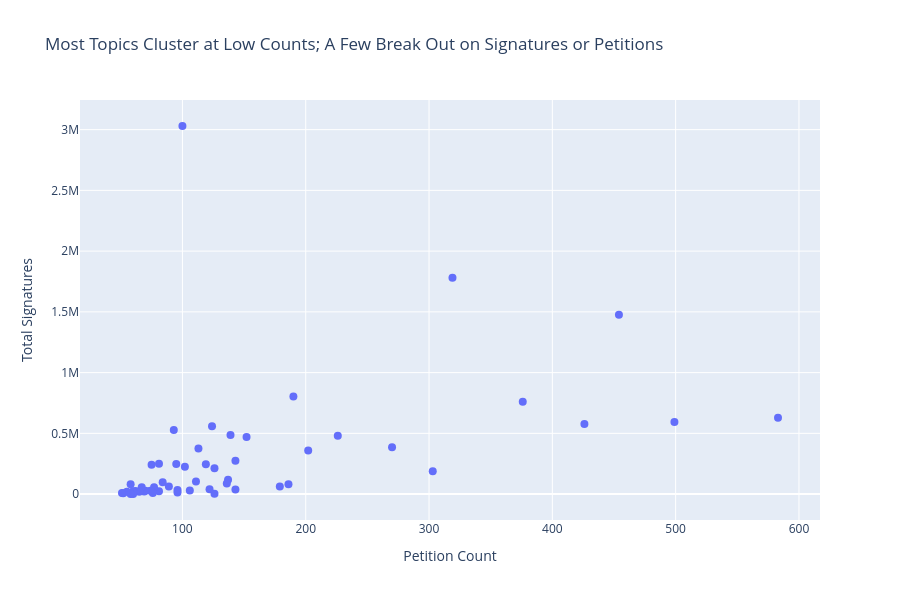

Source (notebook cell):
### Markdown cell above
Topic 46 is coherent. The petitions inside are coherent and adress knighthood as an issue. Pretty humorous actually, and its also a very small topic with only 738 total sigs. Topic 6 is a different story. It is a broad heterogenous mixture of different public safety concerns, ranging from grocery packages, waste management, consumer protection laws, and who knows what else. This topic has 186,399 total sigs, making it the 6th largest topic in our set. I think its worth keeping around for the topical analysis since it represents to much data and can be broadly categorized as 'public safety and wellbeing concerns'. It should be left alone or used but only with serious caveats in keyness analysis as the heterogeneity will make lexical findings noisy.

### Code cell
# sig count and petition count per topic
topic_stats = df[df['topic'] != -1].groupby('topic').agg(
    petition_count=('petition_id', 'count'),
    total_sigs=('signature_count', 'sum'),
    label=('topic', 'first')
).reset_index()

topic_names = topic_model.get_topic_info()[['Topic', 'Name']].rename(columns={'Topic': 'topic'})
topic_stats = topic_stats.merge(topic_names, on='topic')

fig = px.scatter(
    topic_stats, x='petition_count', y='total_sigs',
    hover_name='Name', hover_data=['topic', 'petition_count', 'total_sigs'],
    labels={'petition_count': 'Petition Count', 'total_sigs': 'Total Signatures'},
    title='Most Topics Cluster at Low Counts; A Few Break Out on Signatures or Petitions'
)
fig.update_traces(marker=dict(size=8))
fig.update_layout(width=900, height=600)
fig.show()

### Figure 1 — Plotly figure (JSON) as saved in the notebook; plotly's stock layout.template omitted (floating-point values rounded to 4 significant figures)
{"data": [{"customdata": [[0], [1], [2], [3], [4], [5], [6], [7], [8], [9], [10], [11], [12], [13], [14], [15], [16], [17], [18], [19], [20], [21], [22], [23], [24], [25], [26], [27], [28], [29], [30], [31], [32], [33], [34], [35], [36], [37], [38], [39], [40], [41], [42], [43], [44], [45], [46], [47], [48], [49], [50], [51], [52]], "hovertemplate": "<b>%{hovertext}</b><br><br>Petition Count=%{x}<br>Total Signatures=%{y}<br>topic=%{customdata[0]}<extra></extra>", "hovertext": ["0_housing_water_energy_homes", "1_abuse_victims_child_domestic", "2_dogs_animal_animals_dog", "3_election_general election_confidence_vote", "4_ilr_visa_skilled_route", "5_illegal_asylum_immigrants_immigration", "6_food_plastic_products_waste", "7_knife_crime_police_knives", "8_animals_sale_displays_pets", "9_schools_autism_school_send", "10_social media_media_online_content", "11_speed_road_cyclists_roads", "12_gangs_grooming_inquiry_grooming gangs", "13_income_wealth_allowance_personal allowance", "14_elections_local_local elections_london", "15_ukraine_military_war_russia", "16_trans_gender_transgender_sex", "17_bus_travel_transport_train", "18_pip_disabled_disabled people_disability", "19_mps_office_politicians_elected", "20_mps_expenses_heating_second", "21_pension_state pension_pensioners_pensions", "22_flag_bank_bank holiday_holiday", "23_holidays_school_holiday_parents", "24_women_fertility_womens_ivf", "25_bbc_tv_licence_tv licence", "26_ai_artificial_intelligence_use ai", "27_patients_nhs_medication_treatment", "28_id_digital_digital id_cards", "29_nhs_patients_hospital_care", "30_students_gcse_exams_curriculum", "31_eu_brexit_rejoin_union", "32_gaza_israel_humanitarian_aid", "33_vehicles_vehicle_ev_cars", "34_veterans_armed_forces_armed forces", "35_student_loans_loan_student loans", "36_cash_customers_payment_service", "37_football_sports_fans_league", "38_jury_trial_trials_justice", "39_speech_hate_free speech_freedom", "40_health services_crisis_suicide_nhs", "41_cannabis_legalise_drug_medical", "42_roads_road_potholes_repair", "43_manifesto_promises_manifestos_election", "44_test_driving_driving test_tests", "45_child maintenance_maintenance_child_parents", "46_god_king_honours_rob", "47_parking_fines_park_private", "48_school_weekend_week_days", "49_pubs_vat_hospitality_pub", "50_uniform_school_uniforms_students", "51_insurance_car insurance_car_drivers", "52_16_voting age_voting_olds"], "legendgroup": "", "marker": {"color": "#636efa", "size": 8, "symbol": "circle"}, "mode": "markers", "name": "", "orientation": "v", "showlegend": false, "type": "scatter", "x": [583, 499, 454, 426, 376, 319, 303, 270, 226, 202, 190, 186, 179, 152, 143, 143, 139, 137, 136, 126, 126, 124, 122, 119, 113, 111, 106, 102, 100, 96, 96, 95, 93, 89, 84, 81, 81, 77, 76, 75, 74, 70, 69, 67, 65, 62, 60, 60, 58, 58, 55, 52, 51], "xaxis": "x", "y": [627908, 592770, 1475552, 576405, 760905, 1779769, 187800, 386542, 479518, 359522, 802428, 81623, 62047, 469514, 275010, 37562, 485432, 118133, 87852, 212108, 2466, 558324, 39736, 245432, 376086, 104594, 29736, 224579, 3029868, 34462, 13014, 247261, 526644, 63317, 97374, 23821, 249656, 56258, 9840, 241947, 27419, 27814, 20754, 55439, 20259, 26378, 749, 24375, 1359, 80253, 20249, 7588, 8574], "yaxis": "y"}], "layout": {"height": 600, "legend": {"tracegroupgap": 0}, "title": {"text": "Most Topics Cluster at Low Counts; A Few Break Out on Signatures or Petitions"}, "width": 900, "xaxis": {"anchor": "y", "domain": [0, 1], "title": {"text": "Petition Count"}}, "yaxis": {"anchor": "x", "domain": [0, 1], "title": {"text": "Total Signatures"}}}}
